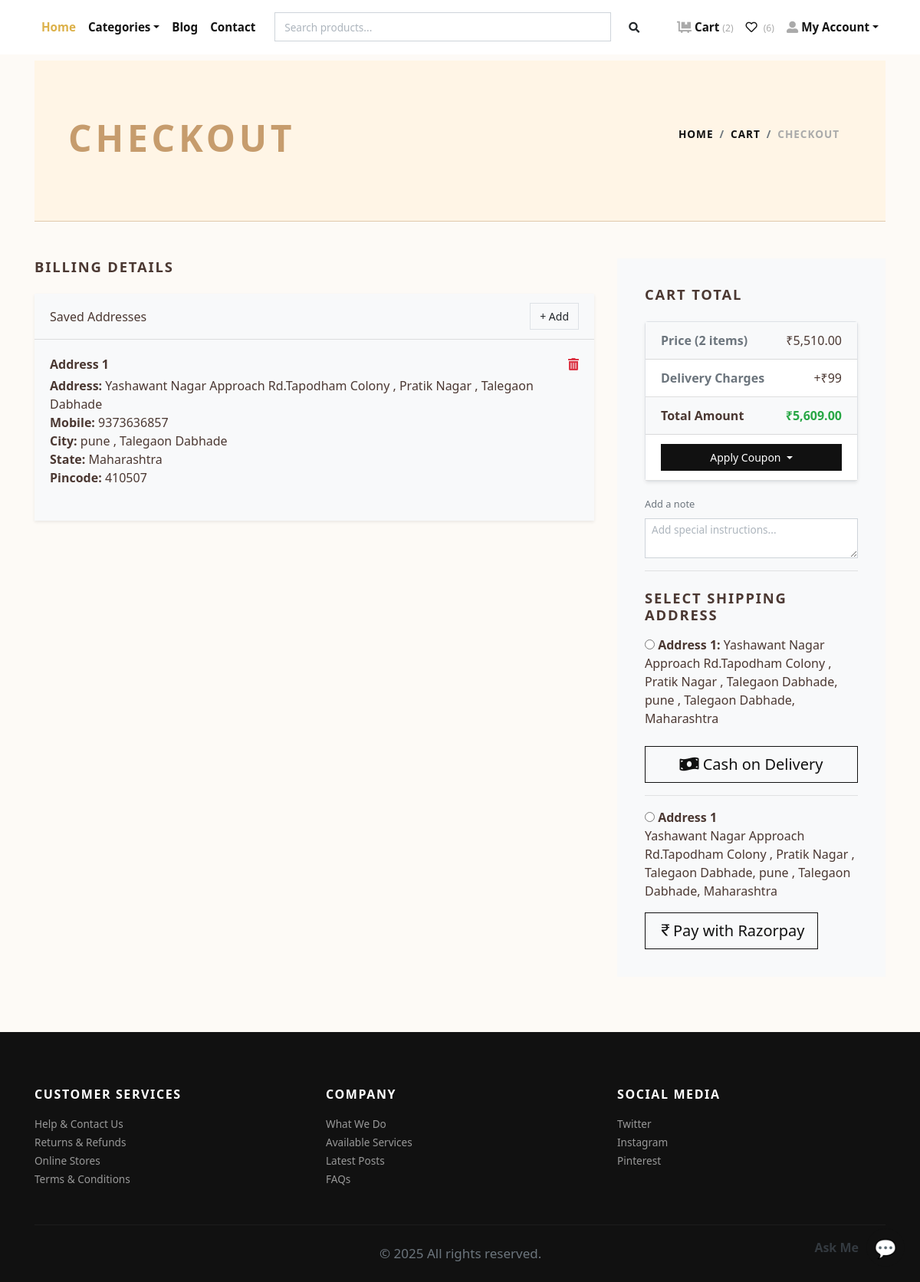
The page /checkout/ (signed in) on the database its author committed.
### store/models.py (models this page shows, shortened)
class Address(models.Model):
    user = models.ForeignKey(User, verbose_name="User", on_delete=models.CASCADE)
    address = models.TextField(default="")
    user_phone_number = models.CharField(max_length=10,default="")
    city = models.CharField(max_length=100,default="")
    state = models.CharField(max_length=100,default="")
    pincode = models.CharField(max_length=10,default="")

### store/views.py (the view, shortened to what this page needs)
# urls.py: path('checkout/', views.checkout, name="checkout"),
@login_required
def checkout(request):
    user = request.user
    cart_products = Cart.objects.filter(user=user)
    if not cart_products.exists():
        messages.warning(request, "Your cart is empty.")
        return redirect('store:cart')
    amount, shipping_amount = get_cart_amount_and_order_data(user)
    final_amount_for_payment = amount + shipping_amount
    applied_coupon = None
    discount_amount = decimal.Decimal(0)
    total_amount_after_discount = final_amount_for_payment
    form = AddressForm()
    now = timezone.now()
    active_coupons = Coupon.objects.filter(
        is_active=True,
        valid_from__lte=now,
        valid_to__gte=now,
        used_count__lt=models.F('usage_limit')
    )
    context = {
        'amount': amount,
        'shipping_amount': shipping_amount,
        'total_amount': amount + shipping_amount,
        'coupon_form': CouponApplyForm(),
        'coupon': applied_coupon,
        'discount': discount_amount,
        'discount_amount': discount_amount,
        'total_amount_after_discount': total_amount_after_discount,
        'item_count': cart_products.count(),
        'active_coupons': active_coupons,
        'addresses': Address.objects.filter(user=user),
        'form':form,
    }
    return render(request, 'store/checkout.html', context)

### store/forms.py
class CouponApplyForm(forms.Form):
    code = forms.CharField(widget=forms.TextInput(attrs={'class':'form-control', 'placeholder':'Enter coupon code'}))

class AddressForm(forms.ModelForm):
    class Meta:
        model = Address
        fields = ['address','user_phone_number', 'city', 'state', 'pincode']
        widgets = {'address':forms.TextInput(attrs={'class':'form-control', 'placeholder':'Popular Place like Restaurant, Religious Site, etc.'}),'user_phone_number':forms.TextInput(attrs={'class':'form-control', 'placeholder':'phone Number'}), 'city':forms.TextInput(attrs={'class':'form-control', 'placeholder':'City'}), 'state':forms.TextInput(attrs={'class':'form-control', 'placeholder':'State or Province'}) ,'pincode':forms.TextInput(attrs={'class':'form-control', 'placeholder':'pincode'})}

### store/context_preprocessors.py (called while the page is built)
def store_menu(request):
    categories = Category.objects.filter(is_active=True)
    context = {
        'categories_menu': categories,
    }
    return context

def cart_menu(request):
    if request.user.is_authenticated:
        cart_items= Cart.objects.filter(user=request.user)
        context = {
            'cart_items': cart_items,
        }
    else:
        context = {}
    return context

### store/views.py (called while the page is built)
def get_cart_amount_and_order_data(user):
    amount = decimal.Decimal(0)
    shipping_amount = decimal.Decimal(99)
    cp = [p for p in Cart.objects.all() if p.user == user]
    if cp:
        for p in cp:
            temp_amount = (p.quantity * p.product.price)
            amount += temp_amount
    return amount, shipping_amount

### templates/store/checkout.html (shortened to what this page needs)
{% extends 'base.html' %}
{% load static %}
{% load humanize %}
{% block content %}
<div class="container">
  <section class="py-5 blog-header">
    <div class="row px-4 py-lg-4 align-items-center">
      <div class="col-lg-6">
        <h1 class="h2 text-uppercase text-lg-left">Checkout</h1>
      </div>
      <div class="col-lg-6 text-lg-end">
        <nav aria-label="breadcrumb">
          <ol class="breadcrumb justify-content-lg-end bg-transparent">
            <li class="breadcrumb-item"><a href="{% url 'store:home' %}">Home</a></li>
            <li class="breadcrumb-item"><a href="{% url 'store:cart' %}">Cart</a></li>
            <li class="breadcrumb-item active" aria-current="page">Checkout</li>
          </ol>
        </nav>
      </div>
    </div>
  </section>
  <section class="py-5">
    <div class="row">
      <div class="col-lg-8 mb-4">
        <h2 class="h5 text-uppercase mb-4">Billing Details</h2>
        <div class="card border-0 shadow-sm bg-light equal-height">
          <div class="card-header bg-light fw-semibold d-flex justify-content-between align-items-center">
            <span>Saved Addresses</span>
            <button class="btn btn-sm btn-light border" type="button" data-bs-toggle="collapse" data-bs-target="#addAddressForm" aria-expanded="false" aria-controls="addAddressForm">
              + Add
            </button>
          </div>
          <div class="card-body">
            {% if addresses %}
              {% for address in addresses %}
                <div class="mb-4">
                  <div class="d-flex justify-content-between align-items-center mb-1">
                    <h6 class="mb-0">Address {{ forloop.counter }}</h6>
                    <a href="{% url 'store:remove-address' address.id %}" class="text-danger">
                      <i class="fas fa-trash-alt"></i>
                    </a>
                  </div>
                  <div>
                    <div><strong>Address:</strong> {{ address.address }}</div>
                    <div><strong>Mobile:</strong> {{ address.user_phone_number }}</div>
                    <div><strong>City:</strong> {{ address.city }}</div>
                    <div><strong>State:</strong> {{ address.state }}</div>
                    <div><strong>Pincode:</strong> {{ address.pincode }}</div>
                  </div>
                </div>
              {% endfor %}
            {% else %}
              <p class="text-muted">No address added yet.</p>
            {% endif %}
          </div>
        </div>
      </div>
      <div class="col-lg-4 mb-4">
        <div class="card border-0 rounded-0 p-lg-3 bg-light equal-height">
          <div class="card-body">
            <h5 class="text-uppercase mb-4">Cart Total</h5>
            <ul class="list-group list-group-flush shadow-sm rounded border">
              <li class="list-group-item d-flex justify-content-between bg-light">
                <strong class="text-muted">Price ({{ item_count }} items)</strong>
                <span>₹{{ amount|intcomma }}</span>
              </li>
              <li class="list-group-item d-flex justify-content-between">
                <strong class="text-muted">Delivery Charges</strong>
                <span>{% if shipping_amount > 0 %}+₹{{ shipping_amount }}{% else %}<span class="text-success">Free</span>{% endif %}</span>
              </li>
              <li class="list-group-item d-flex justify-content-between bg-light">
                <strong>Total Amount</strong>
                <strong class="text-success">₹{{ total_amount_after_discount|intcomma }}</strong>
              </li>
              {% if not discount %}
              <li class="list-group-item">
                <div class="dropdown w-100">
                  <button class="btn btn-dark btn-sm dropdown-toggle w-100" type="button" data-bs-toggle="dropdown">
                    Apply Coupon
                  </button>
                </div>
              </li>
              {% endif %}
            </ul>
            <div class="form-group mt-3">
              <label for="order-notes" class="small text-muted">Add a note</label>
              <textarea class="form-control form-control-sm" name="notes" rows="2" placeholder="Add special instructions..."></textarea>
            </div>
            <hr class="my-3">
            <h5 class="text-uppercase mt-4 mb-3">Select Shipping Address</h5>
            <form action="{% url 'store:cash_payment' %}" method="post">
              {% if addresses %}
                {% for address in addresses %}
                  <div class="mb-2">
                    <input type="radio" name="address" value="{{ address.id }}" required>
                    <strong>Address {{ forloop.counter }}:</strong>
                    {{ address.address }}, {{ address.city }}, {{ address.state }}
                  </div>
                {% endfor %}
              {% else %}
                <p class="text-danger">No saved addresses. Please add one in your profile.</p>
              {% endif %}
              <button type="submit" class="btn btn-outline-dark btn-lg w-100 mt-3" name="payment_method" value="COD">
                <i class="fas fa-money-bill-wave"></i> Cash on Delivery
              </button>
            </form>
            <hr>
            {% include 'store/payment.html' %}
          </div>
        </div>
      </div>
    </div>
  </section>
</div>
{% endblock content %}

### templates/navbar.html (shortened to what this page needs)
{% load static %}
<header class="header bg-white mb-2">
  <div class="container px-0 px-lg-3">
    <nav class="navbar navbar-expand-lg navbar-light py-3 px-lg-0 fixed-top">
      <div class="collapse navbar-collapse" id="navbarSupportedContent">
        <ul class="navbar-nav mr-auto">
          <li class="nav-item">
            <a class="nav-link active" href="{% url 'store:home' %}">Home</a>
          </li>
          <li class="nav-item dropdown">
            <a class="nav-link dropdown-toggle" id="pagesDropdown" href="#" data-toggle="dropdown" aria-haspopup="true"
              aria-expanded="false">Categories</a>
          </li>
          <li class="nav-item">
            <a class="nav-link" href="{% url 'store:blog_list' %}">Blog</a>
          </li>
          <li class="nav-item">
            <a class="nav-link" href="{% url 'store:contact' %}">Contact</a>
          </li>
        </ul>
        <div class="d-flex align-items-center">
          <form method="GET" action="{% url 'store:search' %}" class="form-inline d-none d-lg-block" style="width:500px;">
            <div class="input-group">
              <input type="text" name="q" class="form-control" placeholder="Search products..." aria-label="Search" required>
              <div class="input-group-append">
                <button class="btn" type="submit" style="border: none; background-color: transparent;">
                  <i class="fas fa-search fa-sm"></i>
                </button>
              </div>
            </div>
          </form>
        </div>
        <ul class="navbar-nav ml-auto">
          {% if request.user.is_authenticated %}
          <li class="nav-item">
            <a class="nav-link" href="{% url 'store:cart' %}">
              <i class="fas fa-dolly-flatbed mr-1 text-gray"></i>Cart
              <small class="text-gray">({{ cart_items.count }})</small>
            </a>
          </li>
          <li class="nav-item">
            <a class="nav-link" href="{% url 'store:wishlist' %}">
              <i class="far fa-heart mr-1"></i>
              <small class="text-gray">({{ user.wishlist_set.count }})</small>
            </a>
          </li>
          <li class="nav-item dropdown">
            <a class="nav-link dropdown-toggle" id="userDropdown" href="#" data-toggle="dropdown" aria-haspopup="true"
              aria-expanded="false"><i class="fas fa-user-alt mr-1 text-gray"></i>My Account</a>
          </li>
          {% else %}
          <li class="nav-item"><a class="nav-link" href="{% url 'store:login' %}">Login</a></li>
          <li class="nav-item"><a class="nav-link" href="{% url 'store:register' %}">Create Account</a></li>
          {% endif %}
        </ul>
      </div>
    </nav>
  </div>
</header>

### templates/store/payment.html (shortened to what this page needs)
{% block payment-gateway %}
<form method="post" action="{% url 'store:generate-payment' %}">
    {% if addresses %}
      {% for address in addresses %}
        <div class="mb-3">
        <input type="radio" name="address" value="{{address.id}}"> <strong>Address {{forloop.counter}}</strong> <br>
       {{address.address}}, {{address.city}}, {{address.state}}
        </div>
      {% endfor %}
    {% endif %}
    <button type="submit" class="btn btn-dark btn-lg btn-outline-dark" id="rzp-button1" name="payment_method" value="Online" type="submit">
      <i class="bi bi-currency-rupee"></i></i>Pay with Razorpay</button>
</form>
{% endblock payment-gateway %}

### jewelryshop/static/css/style.default.css (style rules this page uses)
.text-gray { color: #aaa !important; }
strong { font-weight: 700; }
.navbar { position: relative; }
.text-uppercase { text-transform: uppercase; letter-spacing: 0.1em; }
.border { border: 1px solid #dee2e6 !important; }
.navbar { padding: 0.5rem 1rem; }
.navbar-light .navbar-nav .nav-link { color: rgba(17, 17, 17, 0.99); font-weight: 800; font-size: 0.95rem; transition: all 0.3s; }
.navbar-light .navbar-nav .show > .nav-link, .navbar-light .navbar-nav .active > .nav-link, .navbar-light .navbar-nav .nav-link.show, .navbar-light .navbar-nav .nav-link.active { color: #dcb14a; }
.btn { font-weight: 400; border: 1px solid transparent; font-family: inherit; padding: 0.375rem 1.5rem; font-size: 1rem; line-height: 1.5; border-radius: 0; transition: color 0.15s ease-in-out, background-color 0.15s ease-in-out, border-color 0.15s ease-in-out, box-shadow 0.15s ease-in-out; }
.btn-light { color: #212529; background-color: #f8f9fa; border-color: #f8f9fa; }
.btn-dark { color: #fff; background-color: #111111; border-color: #111111; }
.btn-outline-dark { color: #111111; background-color: transparent; background-image: none; border-color: #111111; }
.btn-lg { padding: 0.5rem 1rem; font-size: 1.25rem; line-height: 1.5; border-radius: 0; }
.btn-sm { padding: 0.375rem 0.75rem; font-size: 0.875rem; line-height: 1.5; border-radius: 0; }
body { font-family: "Libre Franklin", sans-serif; font-size: 1rem; font-weight: 400; line-height: 1.5; color: #111111; background-color: #fff; }
a { color: #dcb14a; text-decoration: none; }
h1, h2, h3, h4, h5, h6, .h1, .h2, .h3, .h4, .h5, .h6 { margin-bottom: 0.5rem; font-family: inherit; font-weight: 900; line-height: 1.2; color: inherit; }
h1, .h1 { font-size: 2.2rem; }
h2, .h2 { font-size: 1.9rem; }
h5, .h5 { font-size: 1.15rem; }
h6, .h6 { font-size: 1rem; }
hr { border-top: 1px solid rgba(17, 17, 17, 0.1); }
small, .small { font-size: 80%; font-weight: 400; }
.bg-light { background-color: #f8f9fa !important; }
.text-success { color: #28a745 !important; }
.text-danger { color: #dc3545 !important; }
.shadow-sm { box-shadow: 0 0.125rem 0.25rem rgba(17, 17, 17, 0.075) !important; }
.form-control { padding: 0.375rem 0.75rem; font-size: 1rem; line-height: 1.5; color: #495057; background-color: #fff; border: 1px solid #ced4da; border-radius: 0; transition: border-color 0.15s ease-in-out, box-shadow 0.15s ease-in-out; }
.form-control::placeholder { color: #adb5bd; font-size: 0.85rem; font-weight: 400; }
.form-control-sm { padding: 0.25rem 0.5rem; font-size: 0.875rem; line-height: 1.5; border-radius: 0; }
.nav-link { padding: 0.5rem 1rem; }
.card { background-color: #fff; border: 1px solid rgba(17, 17, 17, 0.125); border-radius: 0; }
.card-body { padding: 1.25rem; }
.card-header { padding: 0.75rem 1.25rem; background-color: rgba(17, 17, 17, 0.03); border-bottom: 1px solid rgba(17, 17, 17, 0.125); }
.card-header:first-child { border-radius: calc(0 - 1px) calc(0 - 1px) 0 0; }
.breadcrumb { background: #f8f9fa; }
.breadcrumb-item { font-size: 0.85rem; text-transform: uppercase; letter-spacing: 0.07em; font-weight: 900; color: #111111; }
.breadcrumb-item a { color: inherit; transition: all 0.3s; }
.breadcrumb-item.active { color: #aaa; }

### jewelryshop/static/css/stylecontact.css (style rules this page uses)
body { font-family: 'Segoe UI', sans-serif; background-color: #fdfaf6; color: #4b3832; }

### jewelryshop/static/css/styleblog.css (style rules this page uses)
body { background-color: #fdfaf6; color: #4b3832; font-family: 'Segoe UI', sans-serif; }
.blog-header { text-align: center; padding: 80px 20px 40px; background-color: #fff5e6; border-bottom: 1px solid #e0c8ac; }
.blog-header h1 { font-weight: 700; font-size: 3rem; color: #c69c6d; }

### rows shown on the page
Address: address "Yashawant Nagar Approach Rd.Tapodham Colony , Pratik Nagar , Talegaon Dabhade", user_phone_number "9373636857", city "pune , Talegaon Dabhade", state "Maharashtra", pincode "410507"

### other values the page prints
{{ cart_items.count }} "2"
{{ user.wishlist_set.count }} "6"
{{ item_count }} "2"
{{ amount|intcomma }} "5,510.00"
{{ shipping_amount }} "99"
{{ total_amount_after_discount|intcomma }} "5,609.00"
